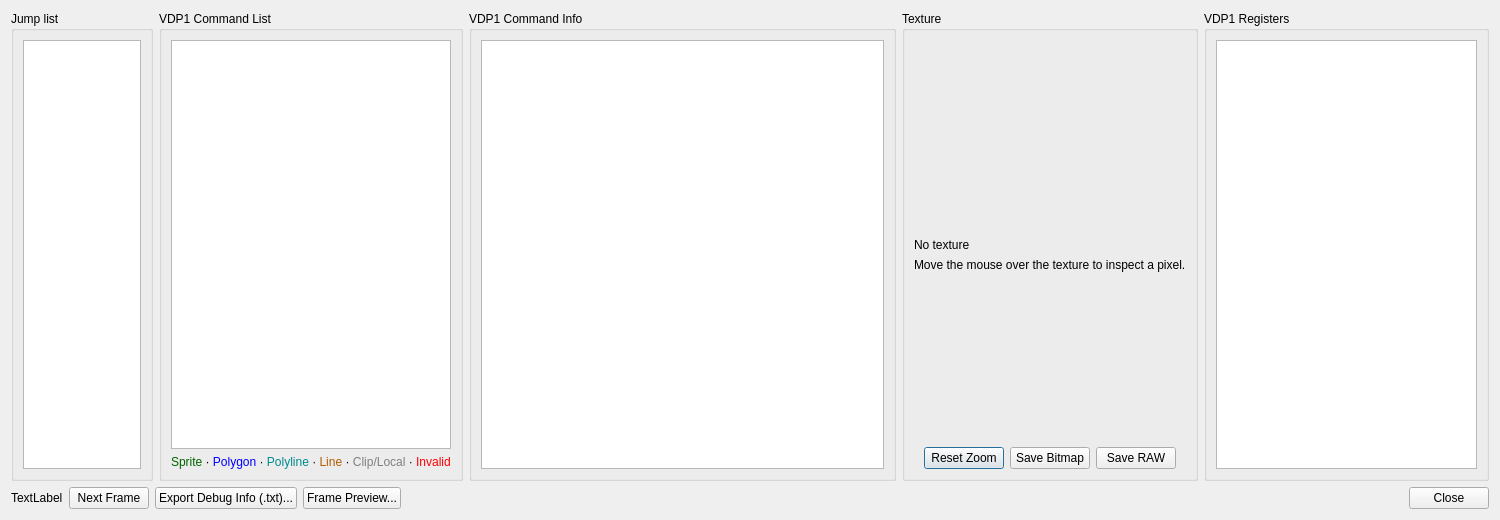
<?xml version="1.0" encoding="UTF-8"?>
<ui version="4.0">
 <class>UIDebugVDP1</class>
 <widget class="QDialog" name="UIDebugVDP1">
  <property name="geometry">
   <rect>
    <x>0</x>
    <y>0</y>
    <width>1500</width>
    <height>520</height>
   </rect>
  </property>
  <property name="windowTitle">
   <string>Debug VDP1</string>
  </property>
  <layout class="QVBoxLayout" name="verticalLayout_12">
   <item>
    <layout class="QHBoxLayout" name="horizontalLayout_main" stretch="1,2,3,1,2">
     <item>
      <widget class="QGroupBox" name="gbCommandRaw">
       <property name="toolTip">
        <string>Where CMDLINK sends the command interpreter next: NEXT (following table), ASSIGN/CALL (jump to a given address), RETURN, or END (stop the list here).</string>
       </property>
       <property name="title">
        <string>Jump list</string>
       </property>
       <layout class="QVBoxLayout" name="verticalLayout_10">
        <item>
         <widget class="QListWidget" name="lwCommandRaw"/>
        </item>
       </layout>
      </widget>
     </item>
     <item>
      <widget class="QGroupBox" name="gbCommandList">
       <property name="title">
        <string>VDP1 Command List</string>
       </property>
       <layout class="QVBoxLayout" name="verticalLayout_10b">
        <item>
         <widget class="QListWidget" name="lwCommandList"/>
        </item>
        <item>
         <widget class="QLabel" name="lCommandColorLegend">
          <property name="text">
           <string>&lt;span style=&quot; color:darkgreen;&quot;&gt;Sprite&lt;/span&gt; · &lt;span style=&quot; color:blue;&quot;&gt;Polygon&lt;/span&gt; · &lt;span style=&quot; color:darkcyan;&quot;&gt;Polyline&lt;/span&gt; · &lt;span style=&quot; color:#B45A00;&quot;&gt;Line&lt;/span&gt; · &lt;span style=&quot; color:gray;&quot;&gt;Clip/Local&lt;/span&gt; · &lt;span style=&quot; color:red;&quot;&gt;Invalid&lt;/span&gt;</string>
          </property>
          <property name="textFormat">
           <enum>Qt::RichText</enum>
          </property>
         </widget>
        </item>
       </layout>
      </widget>
     </item>
     <item>
      <widget class="QGroupBox" name="gbCommandInfo">
       <property name="title">
        <string>VDP1 Command Info</string>
       </property>
       <layout class="QVBoxLayout" name="verticalLayout_11">
        <item>
         <widget class="QPlainTextEdit" name="pteCommandInfo">
          <property name="sizePolicy">
           <sizepolicy hsizetype="MinimumExpanding" vsizetype="Expanding">
            <horstretch>0</horstretch>
            <verstretch>0</verstretch>
           </sizepolicy>
          </property>
          <property name="readOnly">
           <bool>true</bool>
          </property>
          <property name="font">
           <font>
            <family>Courier New</family>
            <pointsize>9</pointsize>
           </font>
          </property>
         </widget>
        </item>
       </layout>
      </widget>
     </item>
     <item>
      <layout class="QVBoxLayout" name="verticalLayout_9">
       <item>
        <widget class="QGroupBox" name="gbTexture">
         <property name="sizePolicy">
          <sizepolicy hsizetype="Preferred" vsizetype="Preferred">
           <horstretch>0</horstretch>
           <verstretch>0</verstretch>
          </sizepolicy>
         </property>
         <property name="title">
          <string>Texture</string>
         </property>
         <layout class="QVBoxLayout" name="verticalLayout_5">
          <item>
           <widget class="QGraphicsView" name="gvTexture">
            <property name="sizePolicy">
             <sizepolicy hsizetype="Expanding" vsizetype="Expanding">
              <horstretch>0</horstretch>
              <verstretch>0</verstretch>
             </sizepolicy>
            </property>
            <property name="toolTip">
             <string>Ctrl+wheel to zoom</string>
            </property>
            <property name="mouseTracking">
             <bool>true</bool>
            </property>
            <property name="styleSheet">
             <string notr="true">background-color: transparent;</string>
            </property>
            <property name="backgroundBrush">
             <brush brushstyle="NoBrush">
              <color alpha="0">
               <red>0</red>
               <green>0</green>
               <blue>0</blue>
              </color>
             </brush>
            </property>
           </widget>
          </item>
          <item>
           <widget class="QLabel" name="lTextureInfo">
            <property name="text">
             <string>No texture</string>
            </property>
           </widget>
          </item>
          <item>
           <widget class="QLabel" name="lTexturePixelInfo">
            <property name="text">
             <string>Move the mouse over the texture to inspect a pixel.</string>
            </property>
           </widget>
          </item>
          <item>
           <spacer name="verticalSpacer">
            <property name="orientation">
             <enum>Qt::Vertical</enum>
            </property>
            <property name="sizeHint" stdset="0">
             <size>
              <width>20</width>
              <height>20</height>
             </size>
            </property>
           </spacer>
          </item>
          <item>
           <layout class="QHBoxLayout" name="horizontalLayout_2">
            <item>
             <spacer name="horizontalSpacer">
              <property name="orientation">
               <enum>Qt::Horizontal</enum>
              </property>
              <property name="sizeHint" stdset="0">
               <size>
                <width>20</width>
                <height>20</height>
               </size>
              </property>
             </spacer>
            </item>
            <item>
             <widget class="QPushButton" name="pbResetZoom">
              <property name="toolTip">
               <string>Fit the texture back into the view (Ctrl+wheel to zoom)</string>
              </property>
              <property name="text">
               <string>Reset Zoom</string>
              </property>
             </widget>
            </item>
            <item>
             <widget class="QPushButton" name="pbSaveBitmap">
              <property name="text">
               <string>Save Bitmap</string>
              </property>
             </widget>
            </item>
            <item>
             <widget class="QPushButton" name="pbSaveRawSprite">
              <property name="text">
               <string>Save RAW</string>
              </property>
             </widget>
            </item>
            <item>
             <spacer name="horizontalSpacer_2">
              <property name="orientation">
               <enum>Qt::Horizontal</enum>
              </property>
              <property name="sizeHint" stdset="0">
               <size>
                <width>20</width>
                <height>20</height>
               </size>
              </property>
             </spacer>
            </item>
           </layout>
          </item>
         </layout>
        </widget>
       </item>
      </layout>
     </item>
     <item>
      <widget class="QGroupBox" name="gbVdp1Regs">
       <property name="title">
        <string>VDP1 Registers</string>
       </property>
       <layout class="QVBoxLayout" name="verticalLayout_regs">
        <item>
         <widget class="QPlainTextEdit" name="pteVdp1Regs">
          <property name="sizePolicy">
           <sizepolicy hsizetype="MinimumExpanding" vsizetype="Expanding">
            <horstretch>0</horstretch>
            <verstretch>0</verstretch>
           </sizepolicy>
          </property>
          <property name="readOnly">
           <bool>true</bool>
          </property>
          <property name="font">
           <font>
            <family>Courier New</family>
            <pointsize>9</pointsize>
           </font>
          </property>
         </widget>
        </item>
       </layout>
      </widget>
     </item>
    </layout>
   </item>
   <item>
    <layout class="QHBoxLayout" name="horizontalLayout_7">
     <item>
      <widget class="QLabel" name="lVDP1Info">
       <property name="text">
        <string>TextLabel</string>
       </property>
      </widget>
     </item>
     <item>
      <widget class="QPushButton" name="pbNextButton">
        <property name="text">
         <string>Next Frame</string>
        </property>
      </widget>
     </item>
     <item>
      <widget class="QPushButton" name="pbExportDebugInfo">
       <property name="toolTip">
        <string>Save the VDP1 registers, command list and selected command info to a text file</string>
       </property>
       <property name="text">
        <string>Export Debug Info (.txt)...</string>
       </property>
      </widget>
     </item>
     <item>
      <widget class="QPushButton" name="pbFramePreview">
       <property name="toolTip">
        <string>Show every command of the list assembled at its screen position; click a sprite to select its command</string>
       </property>
       <property name="text">
        <string>Frame Preview...</string>
       </property>
      </widget>
     </item>
     <item>
      <widget class="QDialogButtonBox" name="dbbButtons">
       <property name="standardButtons">
        <set>QDialogButtonBox::Close</set>
       </property>
      </widget>
     </item>
    </layout>
   </item>
  </layout>
 </widget>
 <resources/>
 <connections>
  <connection>
   <sender>dbbButtons</sender>
   <signal>rejected()</signal>
   <receiver>UIDebugVDP1</receiver>
   <slot>reject()</slot>
   <hints>
    <hint type="sourcelabel">
     <x>347</x>
     <y>321</y>
    </hint>
    <hint type="destinationlabel">
     <x>335</x>
     <y>376</y>
    </hint>
   </hints>
  </connection>
 </connections>
</ui>
